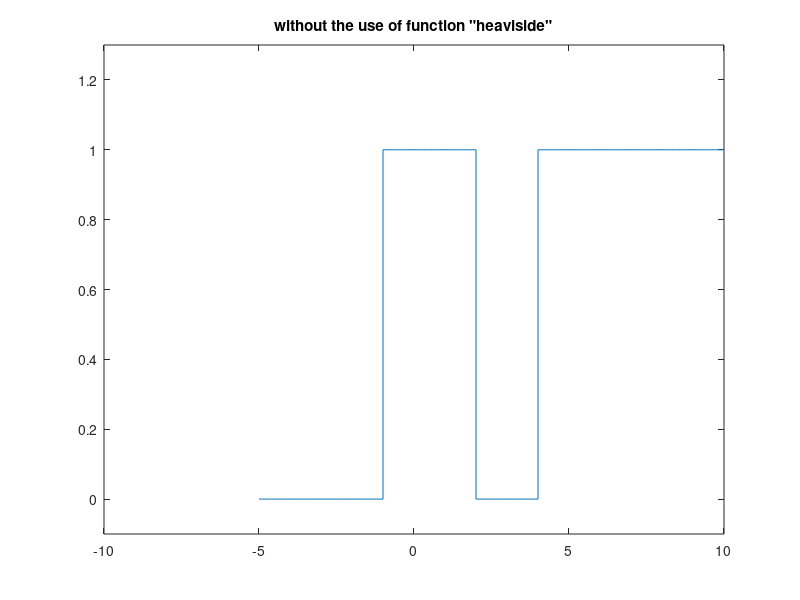

MATLAB code to generate this figure:
t1 = -5:0.1:-1;
t2 = -1:0.1:2;
t3 = 2:0.1:4;
t4 = 4:0.1:10;
u1 = zeros(size(t1));
u2 = ones(size(t2));
u3 = zeros(size(t3));
u4 = ones(size(t4));
t = [t1 t2 t3 t4];
u = [u1 u2 u3 u4];
plot(t,u)
title('without the use of function "heaviside"')
ylim([-0.1,1.3]);
